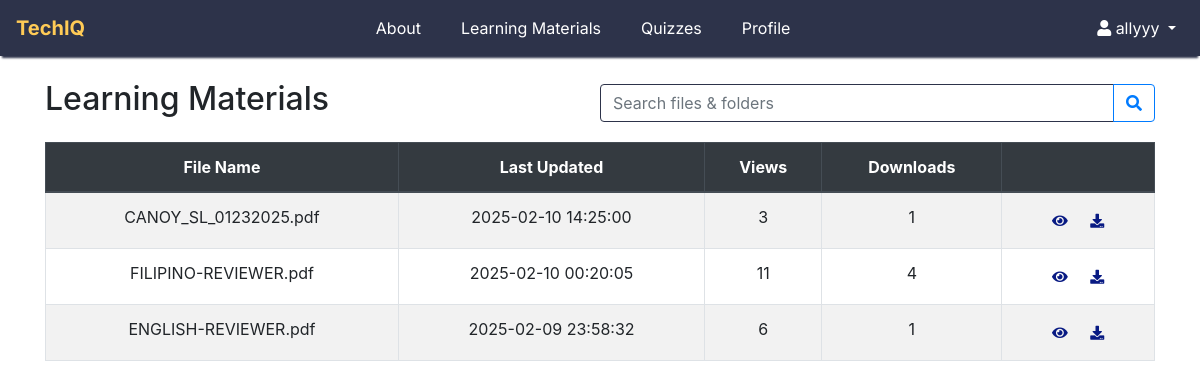
/learningmaterials.php (signed in), run on the app's committed database.
### tables this page shows
CREATE TABLE `learningmaterials` (
  `ID` int(11) NOT NULL,
  `subjectCode` varchar(100) NOT NULL,
  `moduleName` varchar(100) NOT NULL,
  `fileName` varchar(255) NOT NULL,
  `attachment` blob NOT NULL,
  `views` int(11) DEFAULT NULL,
  `downloads` int(11) DEFAULT NULL,
  `dateAdded` datetime NOT NULL
);

### user_backend/materials.php (called while the page is built, shortened)
<?php
    $query = "SELECT * FROM learningMaterials ORDER BY dateAdded DESC";
    $stmt = $pdo->prepare($query);
    $stmt->execute();
    $learningMaterials = $stmt->fetchAll(PDO::FETCH_ASSOC);
?>

### learningmaterials.php (the view, shortened to what this page needs)
<?php
    require 'config/connection.php';
    require 'user_backend/materials.php';
?>
<!doctype html>
<html lang="en">
  <head>
    <link rel="stylesheet" href="./css/styles.css">
  </head>
  <body class="dashboardPage">
    <?php include 'user_backend/navbar.php';?>
    <section class="dashboard container mt-4">
      <div class="d-flex justify-content-between align-items-center mb-3">
        <h2>Learning Materials</h2>
        <div class="input-group w-50">
          <input type="text" class="form-control" placeholder="Search files & folders">
          <div class="input-group-append">
            <button class="btn btn-outline-primary" type="button">
              <i class="fa fa-search"></i>
            </button>
          </div>
        </div>
      </div>
      <div class="table-responsive" style="max-height: 400px; overflow-y: auto;">
          <table class="table table-striped table-bordered">
              <thead class="thead-dark">
                  <tr>
                      <th>File Name</th>
                      <th>Last Updated</th>
                      <th>Views</th>
                      <th>Downloads</th>
                      <th></th>
                  </tr>
              </thead>
              <tbody>
                  <?php foreach ($learningMaterials as $material): ?>
                      <tr>
                          <td><?= htmlspecialchars($material['fileName']) ?></td>
                          <td><?= htmlspecialchars($material['dateAdded']) ?></td>
                          <td><?= htmlspecialchars($material['views']) ?></td>
                          <td><?= htmlspecialchars($material['downloads']) ?></td>
                          <td>
                              <a href="learningMaterials.php?viewFileID=<?= urlencode($material['fileName']) ?>"
                                class="btn btn-sm view-btn"
                                data-id="<?= $material['ID'] ?>"
                                data-file="<?= urlencode($material['fileName']) ?>"
                                target="_blank">
                                    <i class="fa fa-eye"></i>
                              </a>
                              <a href="learningMaterials.php?fileName=<?= urlencode($material['fileName']) ?>"
                                class="btn btn-sm download-btn"
                                data-id="<?= htmlspecialchars($material['fileName']) ?>">
                                    <i class="fa fa-download"></i>
                              </a>
                          </td>
                      </tr>
                  <?php endforeach; ?>
              </tbody>
          </table>
      </div>
    </section>
  </body>
</html>

### css/styles.css (style rules this page uses)
:root { --navbar-bg: rgba(45,51,74,255); --navbar-txt: white !important; --border-1: #3f455b; --border-2: #ffcb56; --font-inter: "Inter", serif; --form-header: #152039 !important; --hover-yellow : rgb(250, 170, 20); }
.form-control { border-color: var(--navbar-bg); }
.dashboard { width: 100%; text-align: center; position: relative; }
.view-btn i, .download-btn i, .star-btn i, .bookmark-btn i { color: #081a83; }

### data on the page
learningmaterials: fileName "CANOY_SL_01232025.pdf", dateAdded "2025-02-10 14:25:00", views "3", downloads "1"
learningmaterials: fileName "FILIPINO-REVIEWER.pdf", dateAdded "2025-02-10 00:20:05", views "11", downloads "4"
learningmaterials: fileName "ENGLISH-REVIEWER.pdf", dateAdded "2025-02-09 23:58:32", views "6", downloads "1"

### other printed values
$_SESSION['username'] "allyyy"
